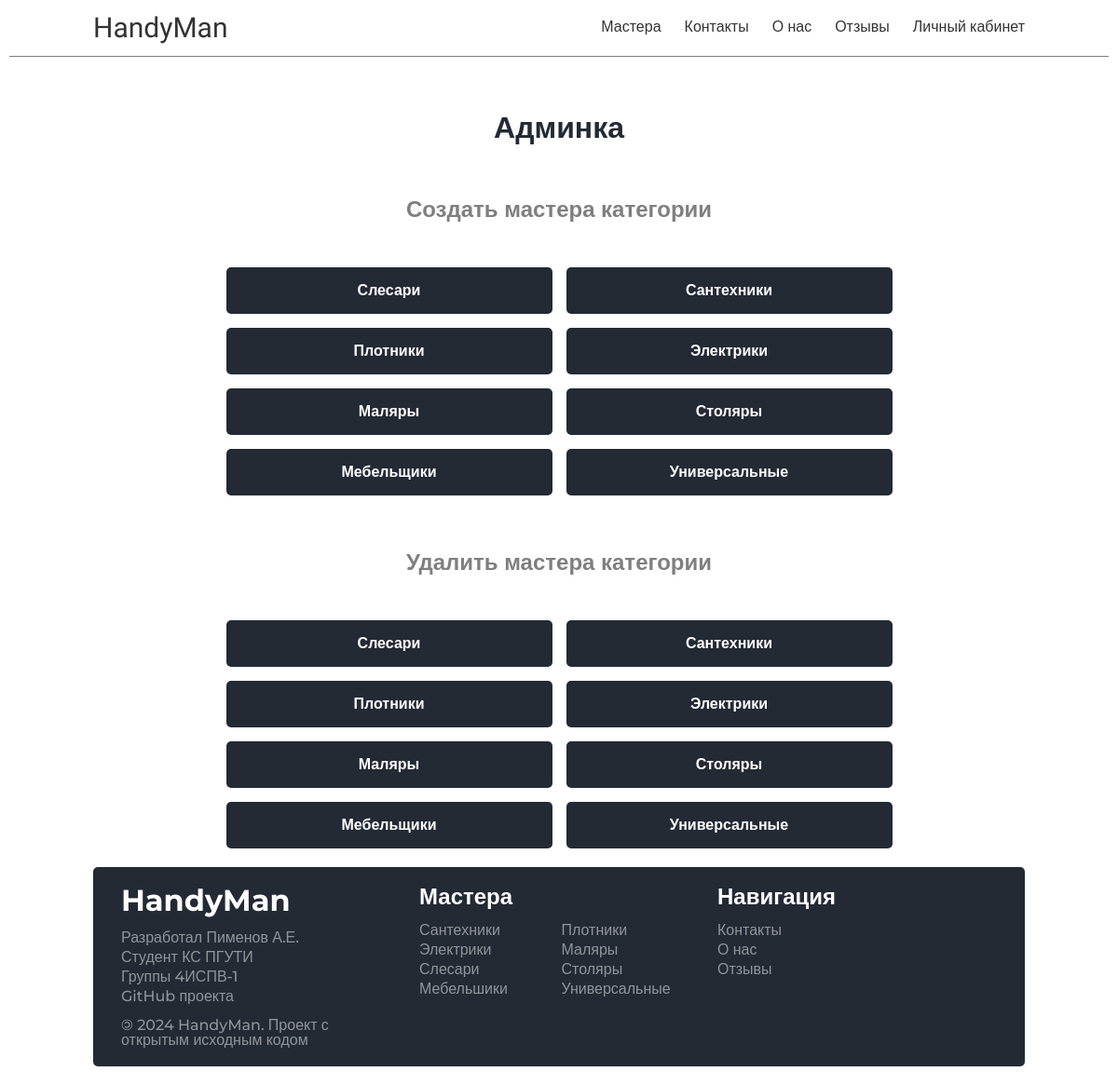
Screenshot of /adminpanel/ (signed in) with the database file from the repository.
### handyman/models.py (models this page shows, shortened)
class Skills(models.Model):
    id = models.UUIDField(primary_key=True, default=uuid.uuid4, editable=False)
    name = models.CharField(max_length=100)
    cat_name = models.CharField(
        max_length=100
    )  # Тоже что и name, но во множественном числе
    slug = models.CharField(max_length=100, unique=True)
    image = models.ImageField(upload_to='skills/images', blank=True, null=True)
    created_at = models.DateTimeField(auto_now_add=True)

### handyman/views.py (the view)
# urls.py: path('adminpanel/', views.adminPanel, name='adminpanel'),
@user_passes_test(is_admin)
def adminPanel(request):
    skills = Skills.objects.all()
    data = {
        'title': 'Админка',
        'skills': skills,
    }
    return render(request, 'adminpanel/adminpanel.html', context=data)

### handyman/views.py (called while the page is built)
def is_admin(user):
    return user.groups.filter(name='admin').exists()

### handyman/templates/adminpanel/adminpanel.html
{% extends "base.html" %}
{% block content %}
    {% include "handyman/include/header.html" %}
    <div class="main-container">
        <div class="main">
            <div class="admin">
                <h1>Админка</h1>
                <div class="admin-item">
                    <h2>Создать мастера категории</h2>
                    <div class="admin-buttons">
                        {% for skill in skills %}
                            <button type="button"
                                    onclick="location.href='{% url 'add_master' skill.slug %}'">{{ skill.cat_name }}
                            </button>
                        {% endfor %}
                    </div>
                </div>
                <div class="admin-item">
                    <h2>Удалить мастера категории</h2>
                    <div class="admin-buttons">
                        {% for skill in skills %}
                            <button type="button"
                                    onclick="location.href='{% url 'delete_masters' skill.slug %}'">{{ skill.cat_name }}
                            </button>
                        {% endfor %}
                    </div>
                </div>
            </div>
        </div>
    </div>
    {% include "handyman/include/footer.html" %}
{% endblock %}

### handyman/static/handyman/css/style.css (style rules this page uses)
* { box-sizing: border-box }
html, body, div, span, applet, object, iframe, h1, h2, h3, h4, h5, h6, p, blockquote, pre, a, abbr, acronym, address, big, cite, code, del, dfn, em, img, ins, kbd, q, s, samp, small, strike, strong, sub, sup, tt, var, b, u, i, center, dl, dt, dd, ol, ul, li, fieldset, form, label, legend, table, caption, tbody, tfoot, thead, tr, th, td, article, aside, canvas, details, embed, figure, figcaption, footer, header, hgroup, menu, nav, output, ruby, section, summary, time, mark, audio, video { margin: 0; padding: 0; border: 0; font-size: 100%; vertical-align: baseline }
body { line-height: 1 }
body { min-height: 100vh; display: flex; flex-direction: column }
body .main-container { flex: 1 }
:root { --swiper-pagination-color: #2c2a4d }
.main-container { display: flex; flex-direction: column; align-items: center; margin: 0 10px }
.main-container .main { font-family: "Montserrat", sans-serif; font-weight: 500; flex-direction: column; width: 1000px }
.main-container .main .admin { margin-top: 60px }
.main-container .main .admin h1 { text-align: center; font-size: 32px; font-weight: 600; color: #232a34 }
.main-container .main .admin .admin-item { margin-top: 60px }
.main-container .main .admin .admin-item h2 { font-size: 24px; font-weight: 600; color: rgba(0, 0, 0, .5); text-align: center }
.main-container .main .admin .admin-item .admin-buttons { display: grid; grid-template-columns:350px 350px; margin-top: 50px; gap: 15px; justify-content: center }
.main-container .main .admin .admin-item .admin-buttons button { width: 350px; height: 50px; border: none; outline: none; font-size: 16px; font-weight: 600; padding: 0 15px; background-color: #232a34; color: #fff; transition: all .25s ease-in-out; cursor: pointer; border-radius: 5px; -webkit-border-radius: 5px; -moz-border-radius: 5px; -khtml-border-radius: 5px }

### rows the page displays
Skills: cat_name "Слесари"
Skills: cat_name "Сантехники"
Skills: cat_name "Плотники"
Skills: cat_name "Электрики"
Skills: cat_name "Маляры"
Skills: cat_name "Столяры"
Skills: cat_name "Мебельщики"
Skills: cat_name "Универсальные"
